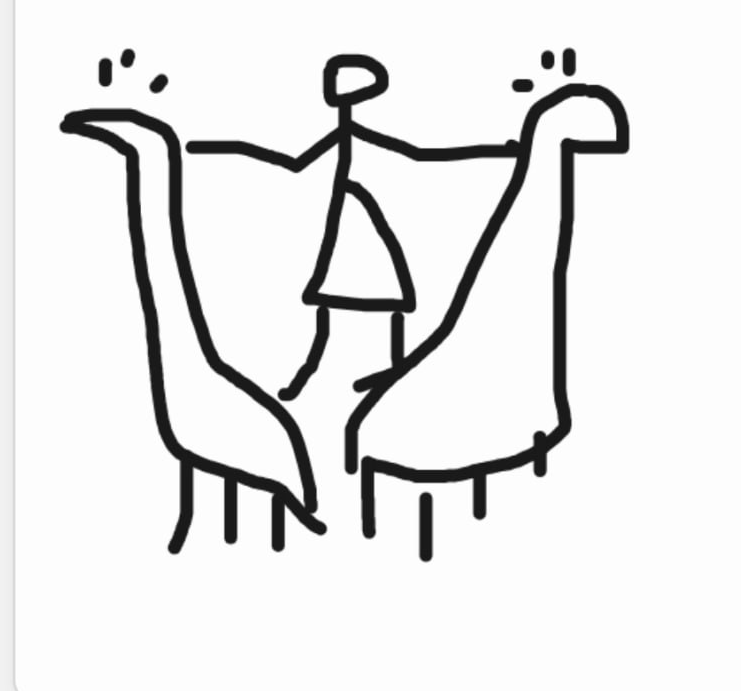
#> input picture hiero_data/abstraction-probe/A39/A39_abstracted.png, 741 x 691 px
$ python handwriting_augment.py ../../hiero_data/abstraction-probe/A39/A39_abstracted.png ../../hiero_data/abstraction-probe/A39/A39_abstracted.png 3
#> lines starting #> are read from the running program, lines starting #| are printed output that depends on the picture; after the words box and inside, x2 and y2 are one past the last pixel; in counts of white or black regions, pixels touching at a corner belong together
"""
Procedural "handwriting" augmentation for hieroglyph line drawings.

Takes a clean line drawing (e.g. skeleton_simplify output) and
re-renders it as if a human drew it: skeletonize to a centerline, add elastic
wobble (shaky hand), re-stroke with a spatially-varying pen width, modulate ink
darkness (pen pressure), introduce small gaps (pen lifts) and slight affine
jitter. Each call with a new seed yields a distinct human-like variant.

Usage:
    python handwriting_augment.py <in_line_drawing.png> <out_prefix> [n_variants]
"""
import sys, numpy as np, cv2
from scipy.ndimage import gaussian_filter, map_coordinates
from skimage.morphology import skeletonize


def _smooth_noise(shape, sigma, rng):
    n = gaussian_filter(rng.random(shape), sigma)
    return (n - n.min()) / (n.max() - n.min() + 1e-8)


def _elastic(field, alpha, sigma, rng):
    h, w = field.shape
    dx = gaussian_filter(rng.random((h, w)) * 2 - 1, sigma) * alpha
    dy = gaussian_filter(rng.random((h, w)) * 2 - 1, sigma) * alpha
    yy, xx = np.meshgrid(np.arange(h), np.arange(w), indexing="ij")
    warped = map_coordinates(field.astype(np.float32),
                             [(yy + dy).ravel(), (xx + dx).ravel()],
                             order=1, mode="constant").reshape(h, w)
    return warped


def handwrite(line_img_gray, rng,
              base_r=1.5, width_var=1.8, width_sigma=14,
              alpha=7.0, elastic_sigma=5.0,
              pressure_lo=0.6, gap_q=0.02, drop_stroke_p=0.2,
              ink_blur=0.5):
    """line_img_gray: HxW uint8, dark lines on white. returns uint8 dark-on-white."""
    h, w = line_img_gray.shape
    line = (line_img_gray < 128).astype(np.uint8)            # 1 = ink

    # despeckle the source line mask (drop tiny specks that become stipple)
    nc, lab, stats, _ = cv2.connectedComponentsWithStats(line, 8)
    for k in range(1, nc):
        if stats[k, cv2.CC_STAT_AREA] < 10:
            line[lab == k] = 0

    # warp the SOLID mask (stays connected), THEN skeletonize -> continuous centerline
    warped = (_elastic(line.astype(np.float32), alpha, elastic_sigma, rng) > 0.3)
    skel = skeletonize(warped).astype(np.uint8)

    # optional: drop one connected stroke component for variety (never the
    # largest -- a single glyph is one dominant component, so dropping it would
    # erase the whole sign; only drop when there are >=2 strokes to choose from)
    if rng.random() < drop_stroke_p:
        ncc, clab = cv2.connectedComponents(skel)
        sizes = [(clab == c).sum() for c in range(1, ncc)]
        if len(sizes) >= 2:
            biggest = 1 + int(np.argmax(sizes))
            cand = [c for c in range(1, ncc) if c != biggest]
            skel[clab == rng.choice(cand)] = 0

    ys, xs = np.where(skel > 0)
    if len(xs) == 0:
        return np.full((h, w), 255, np.uint8)

    # contiguous pen-lift gaps: remove skeleton points in a few low-noise blobs
    gapf = _smooth_noise((h, w), 4, rng)
    keep = gapf[ys, xs] > np.quantile(gapf[ys, xs], gap_q)
    ys, xs = ys[keep], xs[keep]

    # spatially-varying pen width (overlapping disks along the centerline)
    radius = base_r + width_var * _smooth_noise((h, w), width_sigma, rng)
    canvas = np.zeros((h, w), np.float32)
    for y, x in zip(ys, xs):
        cv2.circle(canvas, (int(x), int(y)), max(1, int(round(radius[y, x]))), 1.0, -1)

    pressure = pressure_lo + (1 - pressure_lo) * _smooth_noise((h, w), 10, rng)  # ink darkness
    ink = np.clip(canvas * pressure, 0, 1)
    if ink_blur > 0:
        ink = gaussian_filter(ink, ink_blur)
    out = (255 * (1 - ink)).astype(np.uint8)                  # dark-on-white

    # slight affine jitter (shaky framing / proportions)
    ang = rng.uniform(-7, 7); sh = rng.uniform(-0.06, 0.06); sc = rng.uniform(0.93, 1.07)
    M = cv2.getRotationMatrix2D((w / 2, h / 2), ang, sc)
    M[0, 1] += sh
    out = cv2.warpAffine(out, M, (w, h), borderValue=255,
                         flags=cv2.INTER_LINEAR)
    return out


def main():
    src, prefix = sys.argv[1], sys.argv[2]
    n = int(sys.argv[3]) if len(sys.argv) > 3 else 3
    g = cv2.imread(src, cv2.IMREAD_GRAYSCALE)
#> g is the input picture: shape (691, 741); min 10, max 255, mean 230.4
    for i in range(n):
        rng = np.random.default_rng(1000 + i)
        out = handwrite(g, rng)
        cv2.imwrite(f"{prefix}_hw{i+1}.png", out)
#> this loop made 3 passes
#> (ncc in handwrite, sizes in handwrite, biggest in handwrite, cand in handwrite) on pass 2: (10, [6, 7, 12, 2233, 14, 7, 12, 1216, 57], 4, [1, 2, 3, 5, 6, 7, 8, 9])
#> pass 1, in handwrite, `line = (line_img_gray < 128).astype(np.uint8)`:
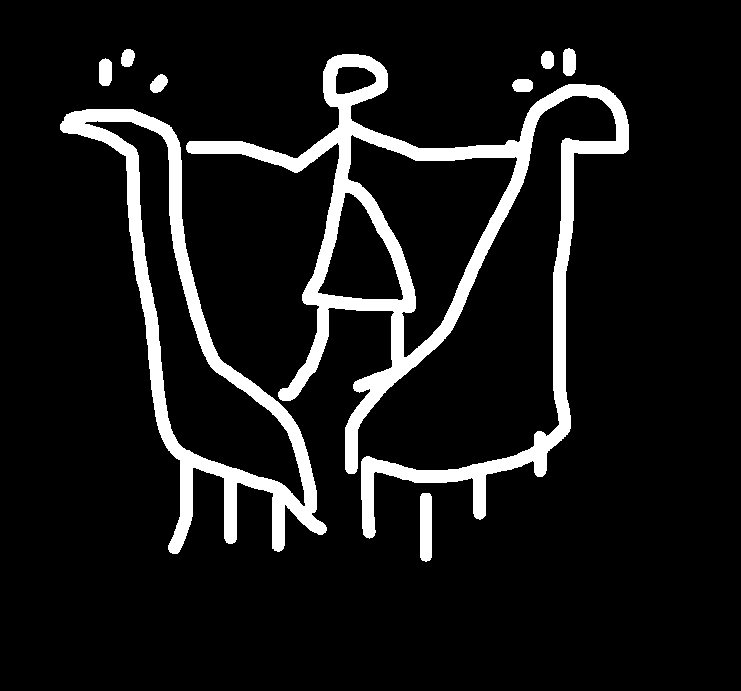
#> line: shape (691, 741); values 0 (black) and 1 (white), 9.6% white; 9 white regions, largest, box (x1, y1, x2, y2) and area: (186, 54, 629, 539) 30345, (60, 109, 327, 554) 16514, (420, 493, 432, 562) 802
#> pass 1, in handwrite, `nc, lab, stats, _ = cv2.connectedComponentsWithStats(line, 8)`:
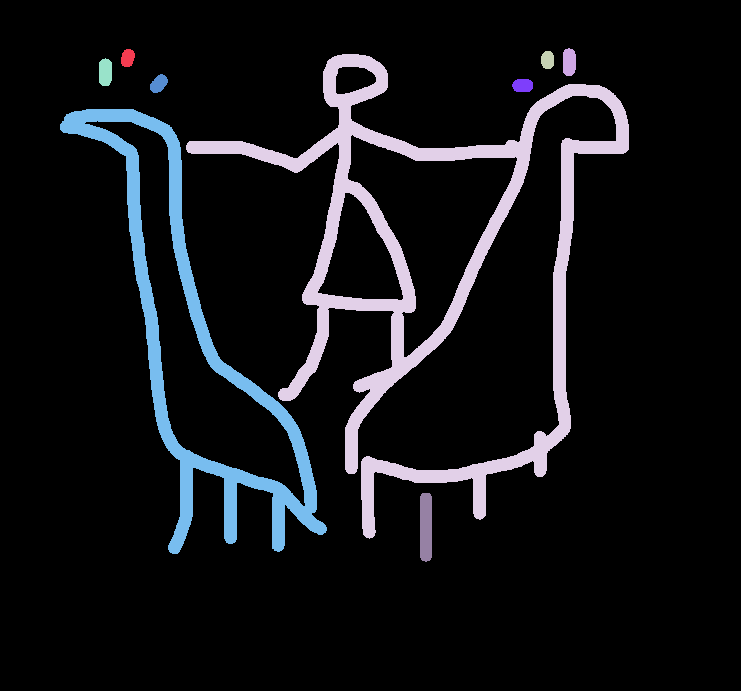
#> lab: shape (691, 741) int32; 10 distinct labels, from 0 to 9; one colour per label, 0 black
#> pass 1, in handwrite, `warped = (_elastic(line.astype(np.float32), alpha, elastic_sigma, rng)..`:
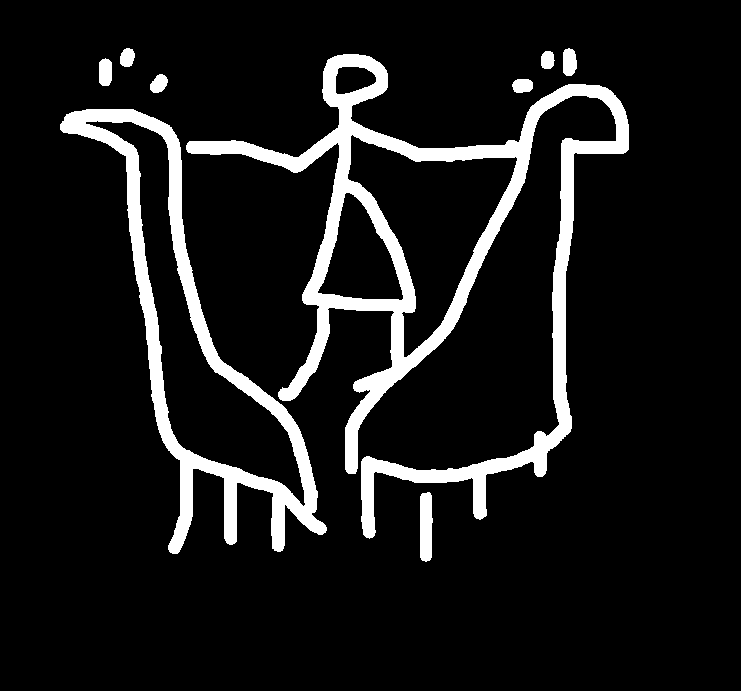
#> warped: shape (691, 741) bool; 9.8% white; 9 white regions, largest, box (x1, y1, x2, y2) and area: (186, 54, 629, 539) 30870, (60, 109, 327, 554) 16738, (420, 492, 433, 562) 812
    print(f"wrote {n} variants for {src}")


if __name__ == "__main__":
    main()
